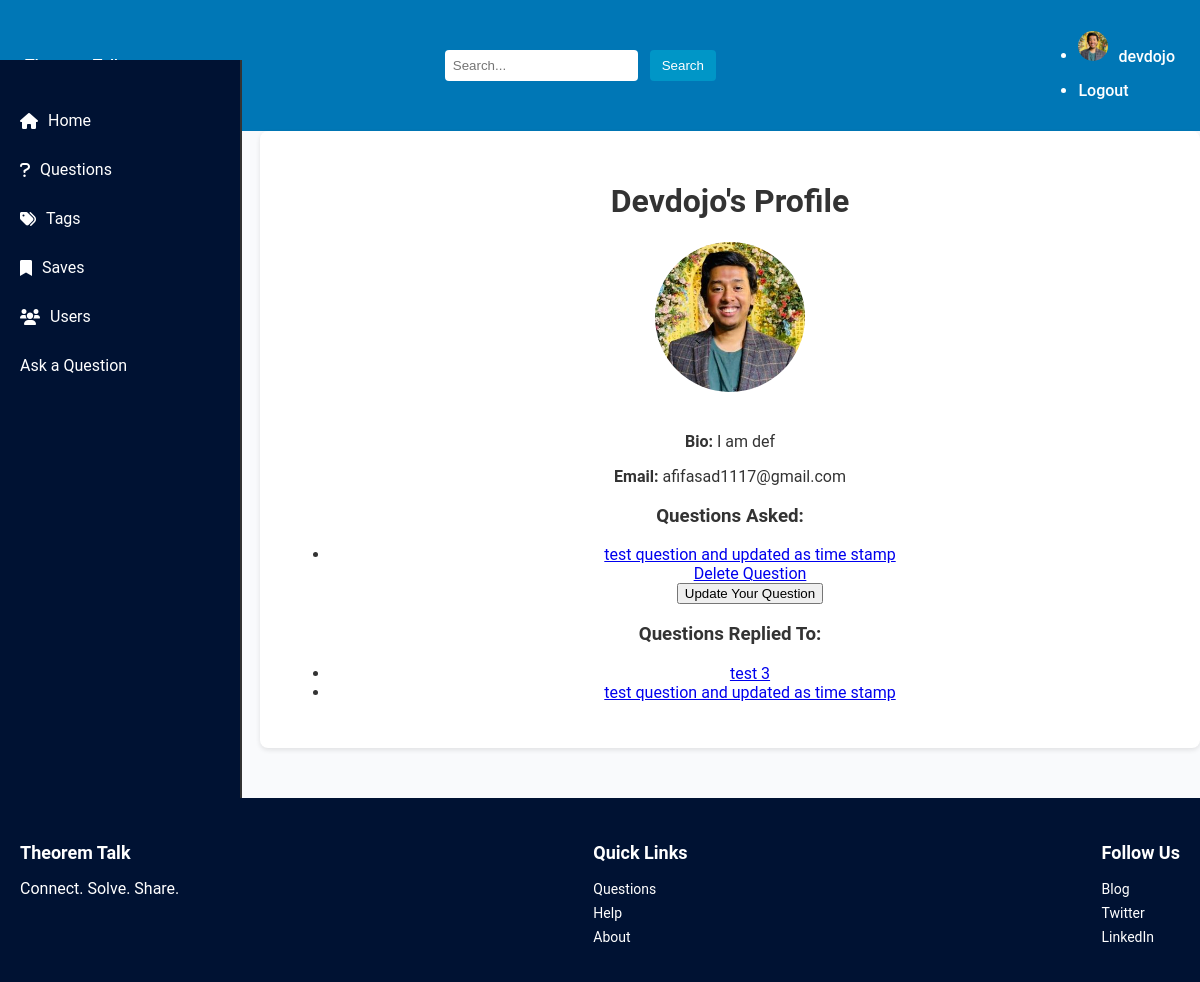
Screenshot of /users/profile/devdojo/ (signed in) with the database file from the repository.
### user/models.py (models this page shows, shortened)
class Profile(models.Model):
  user = models.OneToOneField(User, on_delete=models.CASCADE)
  bio = models.CharField(max_length=1000, default="")
  email = models.EmailField(default="")
  image = models.ImageField(default="profile_pic/default.jpg", upload_to="profile_pic")

### base/models.py (models this page shows, shortened)
class Question(models.Model):
  user = models.ForeignKey(User, on_delete=models.CASCADE)
  title = models.CharField(max_length=1000)
  content = models.TextField(null=True, blank=True)
  date_created = models.DateTimeField(auto_now_add=True)
  date_updated = models.DateTimeField(auto_now=True)
  class Meta:
    ordering = ['-date_created']

### user/views.py (the view)
# urls.py: path('profile/', user_views.profile, name = "profile"),
@login_required
def profile(request, username):
    profile_user = get_object_or_404(User, username=username)
    user_questions = Question.objects.filter(user=profile_user)
    replied_questions = Reply.objects.filter(
        user=profile_user).values('question').distinct()
    replied_question_ids = [reply['question'] for reply in replied_questions]
    replied_questions = Question.objects.filter(id__in=replied_question_ids)
    return render(request, 'users/profile.html', {
        'profile_user': profile_user,
        'questions': user_questions,
        'replied_questions': replied_questions,
    })

### user/templates/users/profile.html
{% extends "base.html" %}
{% load static %}
{% block content %}
<link rel="stylesheet" href="{% static 'user/css/profile.css' %}">
<div class="profile">
  <h1>{{ profile_user.username|title }}'s Profile</h1>
  <img src="{{ profile_user.profile.image.url }}" alt="{{ profile_user.username }}" class="profile-pic">
  <p><strong>Bio:</strong> {{ profile_user.profile.bio }}</p>
  <p><strong>Email:</strong> {{ profile_user.email }}</p>
  <h3>Questions Asked:</h3>
  {% if questions %}
    <ul>
      {% for question in questions %}
        <li>
          <a href="{% url 'base:question_detail' question.id %}">{{ question.title }}</a>
        </li>
        <div class="delete-question">
          {% if question.user == user %}
            <a href="{% url 'base:question_delete' question.pk %}" class="btn btn-danger">Delete Question</a>
          {% endif %}
        </div>
        {% if question.user == user %}
          <a href="{% url 'base:question_update' question.id %}">
            <button>Update Your Question</button>
          </a>
        {% endif %}
      {% endfor %}
    </ul>
    {% else %}
    <p>This user has not asked any questions yet.</p>
  {% endif %}
  <h3>Questions Replied To:</h3>
  {% if replied_questions %}
  <ul>
    {% for question in replied_questions %}
    <li>
      <a href="{% url 'base:question_detail' question.id %}">{{ question.title }}</a>
    </li>
    {% endfor %}
  </ul>
  {% else %}
  <p>This user has not replied to any questions yet.</p>
  {% endif %}
</div>
{% endblock %}

### templates/base.html (shortened to what this page needs)
{% load static %}
<!DOCTYPE html>
<html lang="en">
  <head>
    <link rel="stylesheet" href="{% static 'css/base.css' %}">
    <link rel="stylesheet" href="https://cdnjs.cloudflare.com/ajax/libs/font-awesome/6.0.0-beta3/css/all.min.css">
  </head>
  <body>
    <nav class="navbar">
      <a href="/" class="navbar-brand">Theorem Talk</a>
      <div class="navbar-search">
        <input type="text" placeholder="Search..." />
        <button type="submit">Search</button>
      </div>
      <ul class="navbar-nav">
        {% if user.is_authenticated %}
          <li>
            <a href="{% url 'profile' user.username %}">
              <img src="{{ user.profile.image.url }}" alt="Profile" class="profile-pic">
              {{ user.username }}
            </a>
          </li>
          <li><a href="{% url 'logout' %}">Logout</a></li>
        {% else %}
          <li><a href="{% url 'login' %}">Login</a> / <a href="{% url 'register' %}">Sign Up</a></li>
        {% endif %}
      </ul>
    </nav>
    <aside class="sidebar">
      <ul>
        <li><a href="/"><i class="fas fa-home"></i> Home</a></li>
        <li><a href="{% url 'base:question_list' %}"><i class="fas fa-question"></i> Questions</a></li>
        <li><a href="#"><i class="fas fa-tags"></i> Tags</a></li>
        <li><a href="#"><i class="fas fa-bookmark"></i> Saves</a></li>
        <li><a href="{% url 'list_users' %}"><i class="fas fa-users"></i> Users</a></li>
        <li><a href="{% url 'base:question_create' %}" class="btn btn-primary">Ask a Question</a></li>
      </ul>
    </aside>
    <main class="main-content">
      {% block content %}{% endblock %}
    </main>
    <footer class="footer">
      <div>
        <h4>Theorem Talk</h4>
        <p>Connect. Solve. Share.</p>
      </div>
      <div>
        <h4>Quick Links</h4>
        <ul>
          <li><a href="#">Questions</a></li>
          <li><a href="#">Help</a></li>
          <li><a href="#">About</a></li>
        </ul>
      </div>
      <div>
        <h4>Follow Us</h4>
        <ul>
          <li><a href="#">Blog</a></li>
          <li><a href="#">Twitter</a></li>
          <li><a href="#">LinkedIn</a></li>
        </ul>
      </div>
    </footer>
  </body>
</html>

### static/css/base.css (style rules this page uses)
body { margin: 0; font-family: 'Roboto', Arial, sans-serif; background-color: #f9fafc; color: #333; }
.navbar { display: flex; justify-content: space-between; align-items: center; padding: 15px 25px; background-color: #0077b6; color: #ffffff; }
.navbar a { text-decoration: none; color: white; font-weight: 500; display: flex; align-items: center; }
.navbar a img { width: 30px; height: 30px; border-radius: 50%; margin-right: 10px; }
.navbar-search input { padding: 8px; border: none; border-radius: 4px; }
.navbar-search button { background-color: #0096c7; color: #ffffff; border: none; padding: 8px 12px; margin-left: 8px; cursor: pointer; border-radius: 4px; transition: background-color 0.3s; }
.sidebar { width: 240px; position: fixed; top: 60px; left: 0; background-color: #001233; height: 100vh; padding-top: 20px; border-right: 2px solid #333; }
.sidebar ul { list-style: none; padding: 0; }
.sidebar ul li a { display: flex; align-items: center; padding: 15px 20px; color: white; text-decoration: none; transition: background 0.3s; font-size: 16px; }
.sidebar ul li a i { margin-right: 10px; }
.main-content { margin-left: 260px; padding: 30px; max-width: 900px; background-color: #fff; border-radius: 8px; box-shadow: 0 2px 5px rgba(0, 0, 0, 0.1); }
.footer { display: flex; justify-content: space-between; padding: 20px; background-color: #001233; color: white; position: relative; margin-top: 50px; }
.footer h4 { font-size: 18px; margin-bottom: 10px; }
.footer ul { list-style: none; padding: 0; }
.footer ul li { margin-bottom: 5px; }
.footer ul li a { text-decoration: none; color: white; font-size: 14px; }

### user/static/user/css/profile.css (style rules this page uses)
.profile { text-align: center; }
.profile-pic { width: 150px; height: 150px; object-fit: cover; border-radius: 50%; margin-bottom: 20px; }

### rows the page displays
Question: title "test question and updated as time stamp", shows "Delete Question", shows "Update Your Question"
Question: title "test 3"

### other values shown
{{ user.username }} "devdojo"
{{ profile_user.username|title }} "Devdojo"
{{ profile_user.profile.bio }} "I am def"
{{ profile_user.email }} "afifasad1117@gmail.com"
